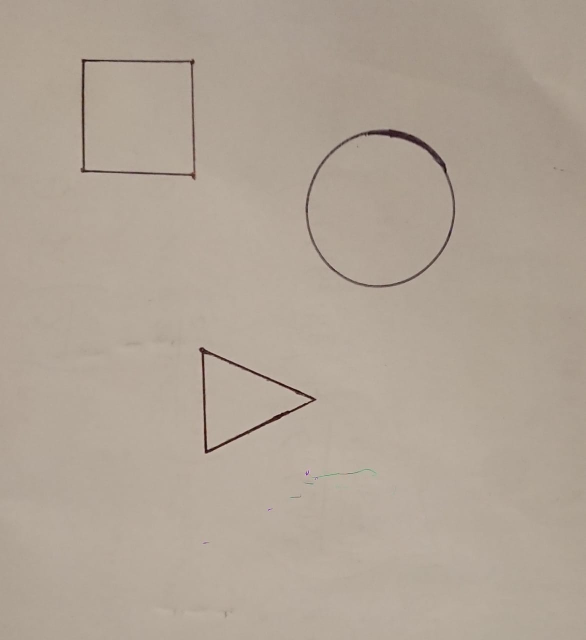
%> input picture objetos.jpeg, 1171 x 1280 px (shown at 1/2 size)
$ octave measuremetstation.m   (GNU Octave 9; MATLAB toolbox functions it lacks are replaced by stand-ins)
%> lines starting %> are read from the running program, lines starting %| are printed output that depends on the picture; in (x1, y1, x2, y2) boxes, pixels count from 0 and x2, y2 are one past the last pixel; in counts of white or black regions, pixels touching at a corner belong together; the program's own positions count from 1
clear all
close all
I = imread('objetos.jpeg');
%> I is the input picture: size 1280x1171x3 uint8; mean R, G, B 176.5, 164, 150.3
figure(1); imshow(I);
IM = rgb2gray(I);
%figure(2); imshow(IM);

%limpieza de imagen
IMW = wiener2(IM,[30,30]);
%figure(3); imshow(IMW);

umbral = graythresh(IMW);
%> umbral = 0.49
BW = imbinarize(IMW,umbral);
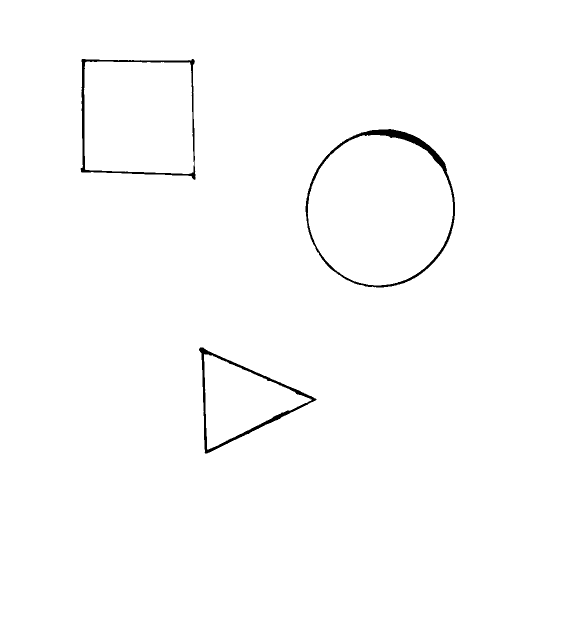
%> BW: size 1280x1171 logical (shown at 1/2 size); 99.1% white; 3 black regions, box (x1, y1, x2, y2) and area: (611, 258, 910, 575) 5684, (398, 695, 633, 907) 3726, (161, 118, 391, 360) 3565
%figure(4); imshow(BW);

%limpieza de imagen 2, se mantienen las figuras
%con area mayor a 100 pixeles y menores de 75000
IL = bwareafilt(BW,[100 75000]);
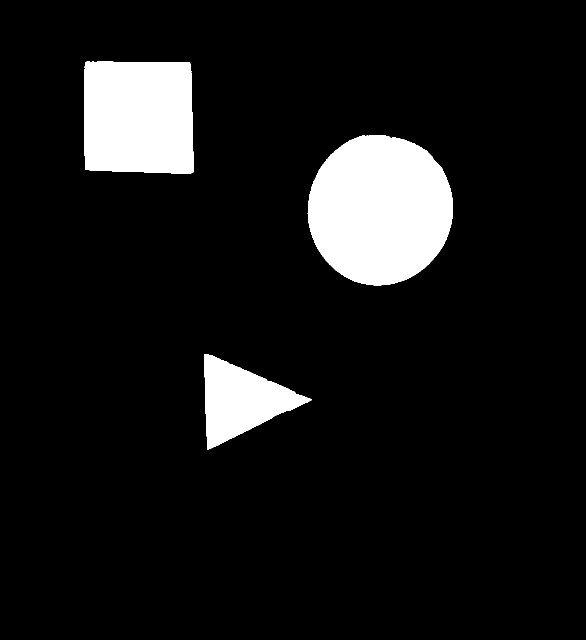
%> IL: size 1280x1171 logical (shown at 1/2 size); 9.1% white; 3 white regions
% [8 lines of commented-out code are left out]
stats=regionprops(IL,'Perimeter','Area','Centroid','BoundingBox','MajorAxisLength','MinorAxisLength');
%> stats = 3 regions; box (x1, y1, x2, y2), Area, Centroid, MajorAxisLength, MinorAxisLength and Perimeter: (615, 270, 906, 571) 68542 [760.8 420.3] 301.3 289.7 935.6, (168, 123, 388, 348) 47436 [277.9 235.1] 256.7 246.2 855.1, (408, 708, 624, 899) 20858 [482.4 801.7] 200.8 160.1 659.9

hold on;
for k=1:length(stats)
    thisboundingbox=stats(k).BoundingBox;

    if stats(k).Area>10000
        rectangle('position',[thisboundingbox(1), thisboundingbox(2),...
            thisboundingbox(3), thisboundingbox(4)], 'EdgeColor','r','LineWidth',2);
    else
        rectangle('position',[thisboundingbox(1), thisboundingbox(2),...
            thisboundingbox(3), thisboundingbox(4)], 'EdgeColor','b','LineWidth',2);
    end
    if stats(k).Perimeter^2/stats(k).Area > 18
        %triangulo
        %obtencion y conversion del area en cm
        Areat = stats(k).Area;
        Areaat = Areat/10000;
        areat = sprintf('%2.2f',Areaat);
        text(stats(k).Centroid(1),stats(k).Centroid(2),strcat('Area: ',num2str(areat),'cm^2'),...
            'Color','b','FontWeight','bold','FontSize',10,'HorizontalAlignment','center');
    elseif stats(k).Perimeter^2/stats(k).Area < 14.3
        %circulo
        Areac = stats(k).Area;
        %obtencion del diametro y radio en cm
        centers = stats(k).Centroid;
        diameters = mean([stats(k).MajorAxisLength stats(k).MinorAxisLength],2);
        radii = (diameters/2)/10^2;
        radi = sprintf('%2.2f',radii);
        %conversion del area en cm
        Areaac = Areac/10000;
        areac = sprintf('%2.2f',Areaac);
        text(stats(k).Centroid(1),stats(k).Centroid(2),strcat('Area: ',num2str(areac),'cm^2'),...
            'Color','b','FontWeight','bold','FontSize',10,'HorizontalAlignment','right');
        text(stats(k).Centroid(1),stats(k).Centroid(2)+30,strcat('Radio: ',num2str(radi),'cm'),...
            'Color','b','FontWeight','bold','FontSize',10,'HorizontalAlignment','right');
    else
        %cuadrado
        Areas = stats(k).Area;
        %obtencion de longitud de un lado en cm
        altooo = mean([stats(k).MajorAxisLength stats(k).MinorAxisLength],2);
        altoo = altooo/100;
        alto = sprintf('%2.2f',altoo);
        %convercion del area a cm^2
        Areaas = Areas/10000;
        areas = sprintf('%2.2f',Areaas);
        text(stats(k).Centroid(1)-20,stats(k).Centroid(2),strcat('Area: ',num2str(areas),'cm^2'),...
            'Color','b','FontWeight','bold','FontSize',10,'HorizontalAlignment','left');
        text(stats(k).Centroid(1)-20,stats(k).Centroid(2)+30,strcat('Alto: ',num2str(alto),'cm'),...
            'Color','b','FontWeight','bold','FontSize',10,'HorizontalAlignment','left');
    end
end
%> this loop made 3 passes
%> (thisboundingbox, Areac, centers, diameters, radii, radi, Areaac, areac) on pass 3: ([615.5 270.5 291 301], 68542, [760.8 420.3], 295.5, 1.48, '1.48', 6.85, '6.85')
%> (thisboundingbox, Areas, altooo, altoo, alto, Areaas, areas) on pass 1: ([168.5 123.5 220 225], 47436, 251.4, 2.51, '2.51', 4.74, '4.74')
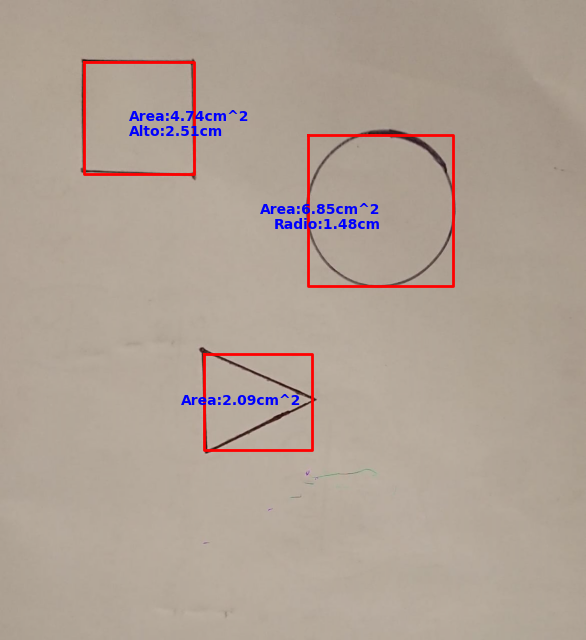
%> figure redrawn from the program's plot data; shown at 1/2 size
